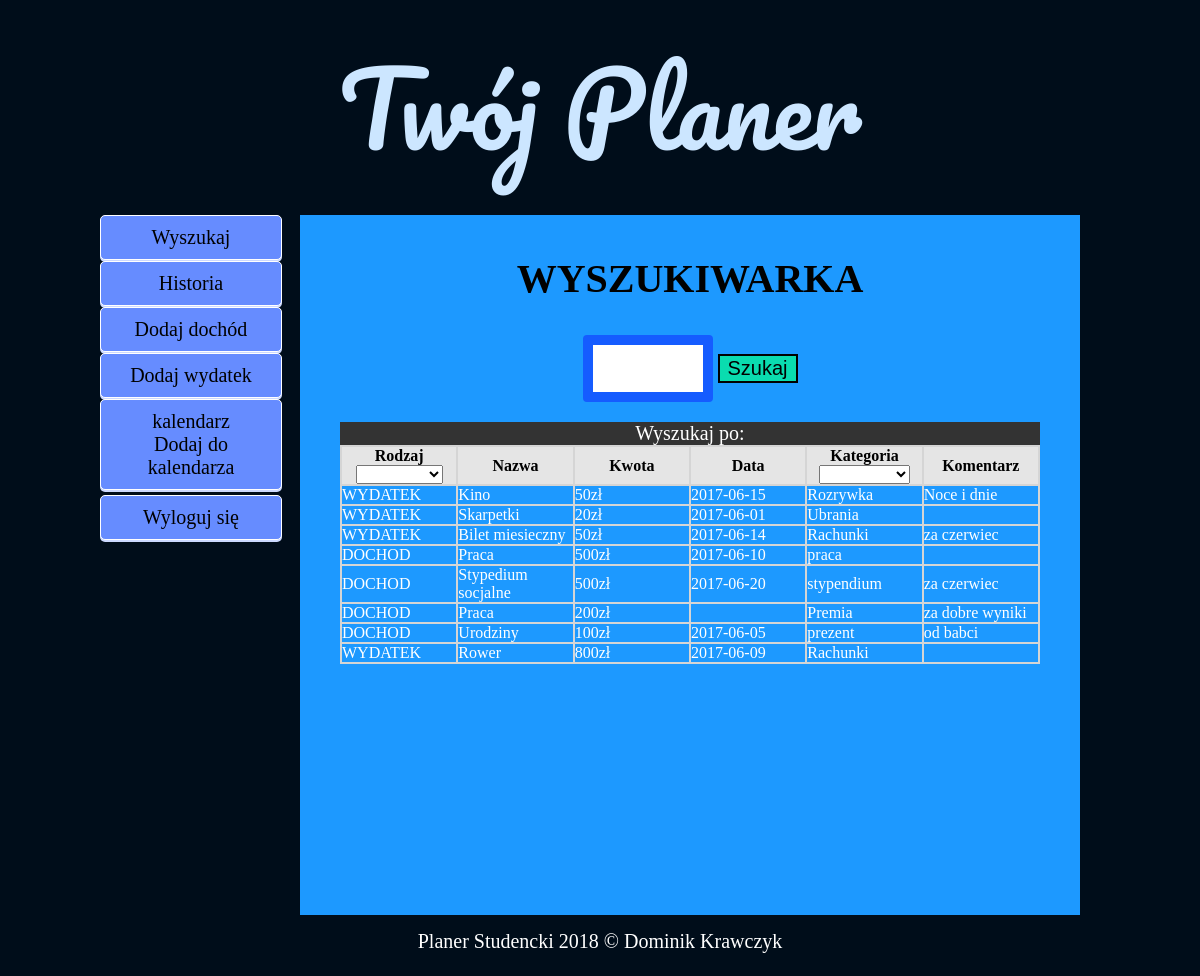
Screenshot of /wyszukaj.php (signed in) with the database file from the repository.
### tables this page shows
CREATE TABLE `baza` (
  `id` int(11) NOT NULL,
  `rodzaj` text NOT NULL,
  `nazwa` text NOT NULL,
  `kwota` int(11) NOT NULL,
  `data` text NOT NULL,
  `kategoria` text NOT NULL,
  `komentarz` text NOT NULL,
  `userId` int(9) DEFAULT NULL
);

### wyszukaj.php (the view, shortened to what this page needs)
<?php
    require_once "header.php";
?>
<?php
    require_once "header.php";
    $userId = $_SESSION["userId"];
?>
    <h2>Wyszukiwarka</h2>
    <form action="wyszukaj.php" align="center" method="post">
        <input type="text"  name="szukaj">
        <input type="submit" value="Szukaj">
    </form>
	<ul>
	<div style = "color: white; text-align: center;">Wyszukaj po:</div>
</ul>
<?php
$pdo->query('SET NAMES utf8');
$sqlKategoria = 'SELECT DISTINCT kategoria FROM baza b WHERE  b.userId = "'. $userId .'"';
$resultKategoria = $pdo->query($sqlKategoria);
$sqlWszystko = 'SELECT * FROM baza b WHERE  b.userId = "'. $userId .'"';
$result = $pdo->query($sqlWszystko);
?> <table width="700" align="center" border="1" bordercolor="#d5d5d5" cellpadding="0" cellspacing="0"  class="js-dynamitable">
	<thead>
                <tr style = "color: black;">
            <th width="100" align="center" bgcolor="e5e5e5">
				Rodzaj
				<select class="js-filter  form-control">
				  <option value=""></option>
				  <option value="DOCHOD">DOCHOD</option>
				</select>
			</th>
            <th width="100" align="center" bgcolor="e5e5e5">Nazwa</th>
            <th width="100" align="center" bgcolor="e5e5e5">Kwota</th>
             <th width="100" align="center" bgcolor="e5e5e5">Data</th>
            <th width="100" align="center" bgcolor="e5e5e5">
			Kategoria
			<select class="js-filter  form-control">
				<option value=""></option>
			<?php
				foreach($resultKategoria as $row)
			   {
					echo '<option>'.$row['kategoria'].'</option>';
			   }
			?>
			</select>
			</th>
            <th width="100" align="center" bgcolor="e5e5e5">Komentarz</th>
        </tr>
		</thead>
        <tbody>
<?php
   foreach($result as $row)
            {
                echo '
                <tr>
                <td>' . $row['rodzaj'] . '</td>
                <td>' . $row['nazwa'] . '</td>
                <td>' . $row['kwota'] . 'zł'.'</td>
                <td>' . $row['data'] . '</td>
                <td>' . $row['kategoria'] . '</td>
                <td>' . $row['komentarz'] . '</td>
                </tr>
                ';
            }
	echo '</tbody></table>';
?>
    <br/>
<?php
    include_once "footer.php";
?>

### style.css (style rules this page uses)
body { background-color: #000d1a; color: #ffffff; font-family: 'Rancho', cursive; font-size: 20px; }
h2 { margin-top: auto; font-size: 40px; color: black; text-transform: uppercase; text-align: center }

### wyszukaj.php (style rules this page uses)
input[type=text] { width: 130px; box-sizing: border-box; border: 10px solid #155cff; border-radius: 4px; font-size: 20px; background-color: white; background-image: url('searchicon.png'); background-position: 10px 10px; background-repeat: no-repeat; padding: 12px 20px 12px 40px; -webkit-transition: width 0.4s ease-in-out; transition: width 0.4s ease-in-out; text-align: center; }
input[type=submit] { width:80px; font-size:20px; border: 2px solid black; background-color: rgb(10, 220, 175); }
ul { list-style-type: none; margin: 0; padding: 0; overflow: hidden; background-color: #333; }

### rows the page displays
baza: rodzaj "WYDATEK", nazwa "Kino", kwota "50", data "2017-06-15", kategoria "Rozrywka", komentarz "Noce i dnie"
baza: rodzaj "WYDATEK", nazwa "Skarpetki", kwota "20", data "2017-06-01", kategoria "Ubrania"
baza: rodzaj "WYDATEK", nazwa "Bilet miesieczny", kwota "50", data "2017-06-14", kategoria "Rachunki", komentarz "za czerwiec"
baza: rodzaj "DOCHOD", nazwa "Praca", kwota "500", data "2017-06-10", kategoria "praca"
baza: rodzaj "DOCHOD", nazwa "Stypedium socjalne", kwota "500", data "2017-06-20", kategoria "stypendium", komentarz "za czerwiec"
baza: rodzaj "DOCHOD", nazwa "Praca", kwota "200", kategoria "Premia", komentarz "za dobre wyniki"
baza: rodzaj "DOCHOD", nazwa "Urodziny", kwota "100", data "2017-06-05", kategoria "prezent", komentarz "od babci"
baza: rodzaj "WYDATEK", nazwa "Rower", kwota "800", data "2017-06-09", kategoria "Rachunki"
